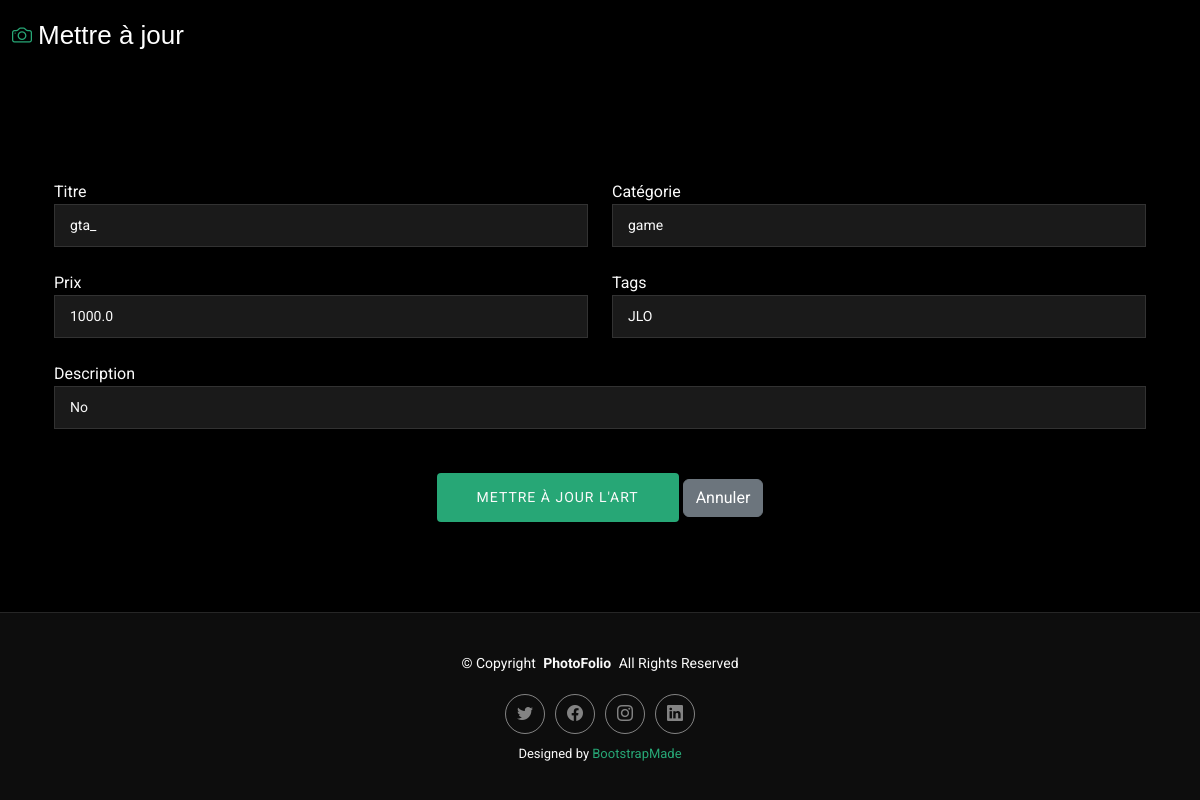
Before: /arts/update/1 with the older database file.
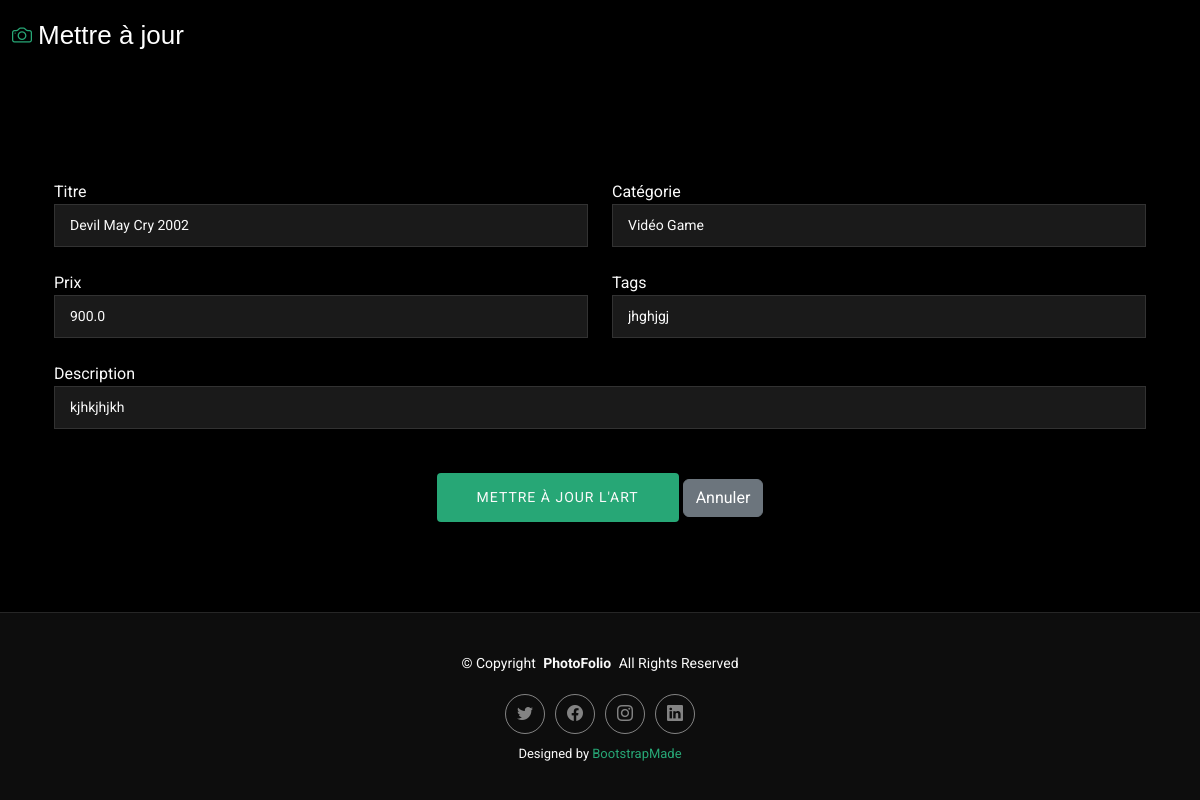
After: the same page with the newer database file.
### arts/models.py (models this page shows, shortened)
class Art(models.Model):
    id = models.AutoField(primary_key=True)
    owner = models.ForeignKey(User, on_delete=models.CASCADE, related_name='arts')
    title = models.CharField(max_length=100, unique=True)
    description = models.TextField(blank=True, null=True)
    category = models.CharField(max_length=50, blank=True, null=True)
    tags = models.TextField(blank=True, null=True)
    created_at = models.DateTimeField(auto_now_add=True)
    price = models.FloatField(default=0)
    is_public = models.BooleanField(default=False)
    likes = models.ManyToManyField(
        User, related_name='likes'
    )
    file = models.FileField(
        upload_to='arts/img/',
        validators=[
            FileExtensionValidator(
                allowed_extensions=['png', 'jpg', 'jpeg', 'gif', 'jfif', 'mp4', 'avi', 'mov', 'webm'],
                message="Le fichier doit être une vidéo (.avi, .mp4, .mov, .webm) "
                        "ou une image (.jpg, .png, .gif, .jfif)"
            )
        ]
    )

### arts/views.py (the view, shortened to what this page needs)
# urls.py: path('update/<int:pk>', UpdateArtView.as_view(), name='update_art'),
class UpdateArtView(UpdateView):
    model = Art
    template_name = "art_update.html"  # Template de mise à jour de l'œuvre
    form_class = UpdateArt
    context_object_name = 'art'

### arts/forms.py (shortened to what this page needs)
class UpdateArt(forms.ModelForm):
    class Meta:
        model = Art
        fields = ['title', 'category', 'price', 'tags', 'description']
        widgets = {
            'title': forms.TextInput(attrs={'placeholder': 'Entrez un titre'}),
            'category': forms.TextInput(attrs={'placeholder': 'Entrez une catégorie'}),
            'tags': forms.Textarea(attrs={'placeholder': 'Entrez des tags'}),
            'description': forms.Textarea(attrs={'placeholder': 'Entrez une description'}),
        }
    def __init__(self, *args, **kwargs):
        super().__init__(*args, **kwargs)
        for field_name, field in self.fields.items():
            field.required = True

### arts/templates/art_update.html (shortened to what this page needs)
{% load static %}
<!DOCTYPE html>
<html lang="fr">
<head>
  <link href="{% static 'assets/vendor/bootstrap/css/bootstrap.min.css'%}" rel="stylesheet">
  <link href="{% static 'assets/vendor/bootstrap-icons/bootstrap-icons.css' %}" rel="stylesheet">
  <link href="{% static 'assets/vendor/aos/aos.css' %}" rel="stylesheet">
  <link href="{% static 'assets/vendor/glightbox/css/glightbox.min.css' %}" rel="stylesheet">
  <link href="{% static 'assets/vendor/swiper/swiper-bundle.min.css' %}" rel="stylesheet">
  <link href="{% static 'assets/css/main.css'%}" rel="stylesheet">
</head>
<body class="index-page" style='min-height:100vh;display:flex;flex-direction:column;justify-content:space-between'>
  <header id="header" class="header d-flex align-items-center sticky-top">
    <div class="container-fluid position-relative d-flex align-items-center justify-content-between">
        <a href="{% url 'list_arts' %}" class="logo d-flex align-items-center me-auto me-xl-0">
            <i class="bi bi-camera"></i>
            <h1 class="sitename">Mettre à jour</h1>
        </a>
    </div>
  </header>
  <main class="main">
    <div class="container mt-5">
      <section id="contact" class="contact section">
        <div class="container aos-init aos-animate" data-aos="fade-up" data-aos-delay="100">
          <div class="info-wrap aos-init aos-animate" data-aos="fade-up" data-aos-delay="200">
            <div class="row gy-5">
          </div>
          <form method="post" class="php-email-form aos-init aos-animate" data-aos="fade-up" data-aos-delay="300">
            <div class="row gy-4">
              <div class="col-md-6">
                <label for="titre">Titre</label>
                <input type="text" name="title" class="form-control" placeholder="Titre" value="{{ form.title.value|default_if_none:'' }}">
              </div>
              <div class="col-md-6">
                <label for="category">Catégorie</label>
                <input type="text" name="category" class="form-control" placeholder="Catégorie" value="{{ form.category.value|default_if_none:'' }}">
              </div>
              <div class="col-md-6">
                <label for="price">Prix</label>
                <input type="text" name="price" class="form-control" placeholder="Prix" value="{{ form.price.value|default_if_none:'' }}">
              </div>
              <div class="col-md-6">
                <label for="tags">Tags</label>
                <input type="text" name="tags" class="form-control" placeholder="Tags" value="{{ form.tags.value|default_if_none:'' }}">
              </div>
              <div class="col-md-12">
                <label for="description">Description</label>
                <input type="text" name="description" class="form-control" placeholder="Description" value="{{ form.description.value|default_if_none:'' }}">
              </div>
              <div class="col-md-12 text-center">
                <button type="submit">Mettre à jour l'Art</button>
                <button type="button" class="btn btn-secondary" onclick="window.location.href='{% url 'list_arts' %}'">Annuler</button>
              </div>
            </div>
          </form>
        </div>
      </section>
      </div>
  </main>
  <footer id="footer" class="footer">
    <div class="container">
      <div class="copyright text-center">
        <p>© <span>Copyright</span> <strong class="px-1 sitename">PhotoFolio</strong> <span>All Rights Reserved</span></p>
      </div>
      <div class="social-links d-flex justify-content-center">
        <a href="#"><i class="bi bi-twitter"></i></a>
        <a href="#"><i class="bi bi-facebook"></i></a>
        <a href="#"><i class="bi bi-instagram"></i></a>
        <a href="#"><i class="bi bi-linkedin"></i></a>
      </div>
      <div class="credits">
        Designed by <a href="https://bootstrapmade.com/">BootstrapMade</a>
      </div>
    </div>
  </footer>
</body>
</html>

Changed rows visible on the page:
changed Art: title "gta_" → "Devil May Cry 2002"; category "game" → "Vidéo Game"; price "1000.0" → "900.0"; tags "JLO" → "jhghjgj"; description "No" → "kjhkjhjkh"
